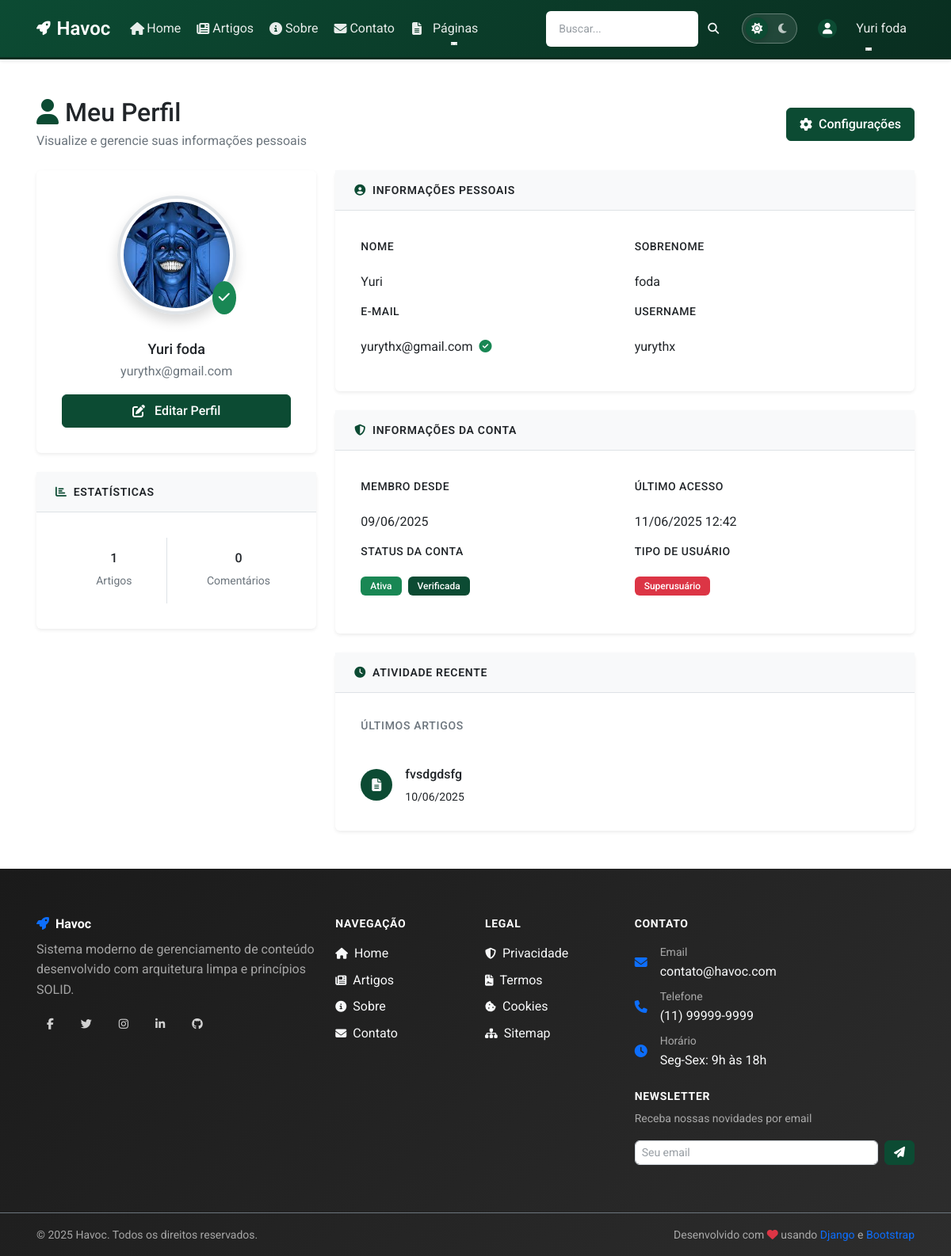
Page /accounts/perfil/ (signed in) on the earlier database version.
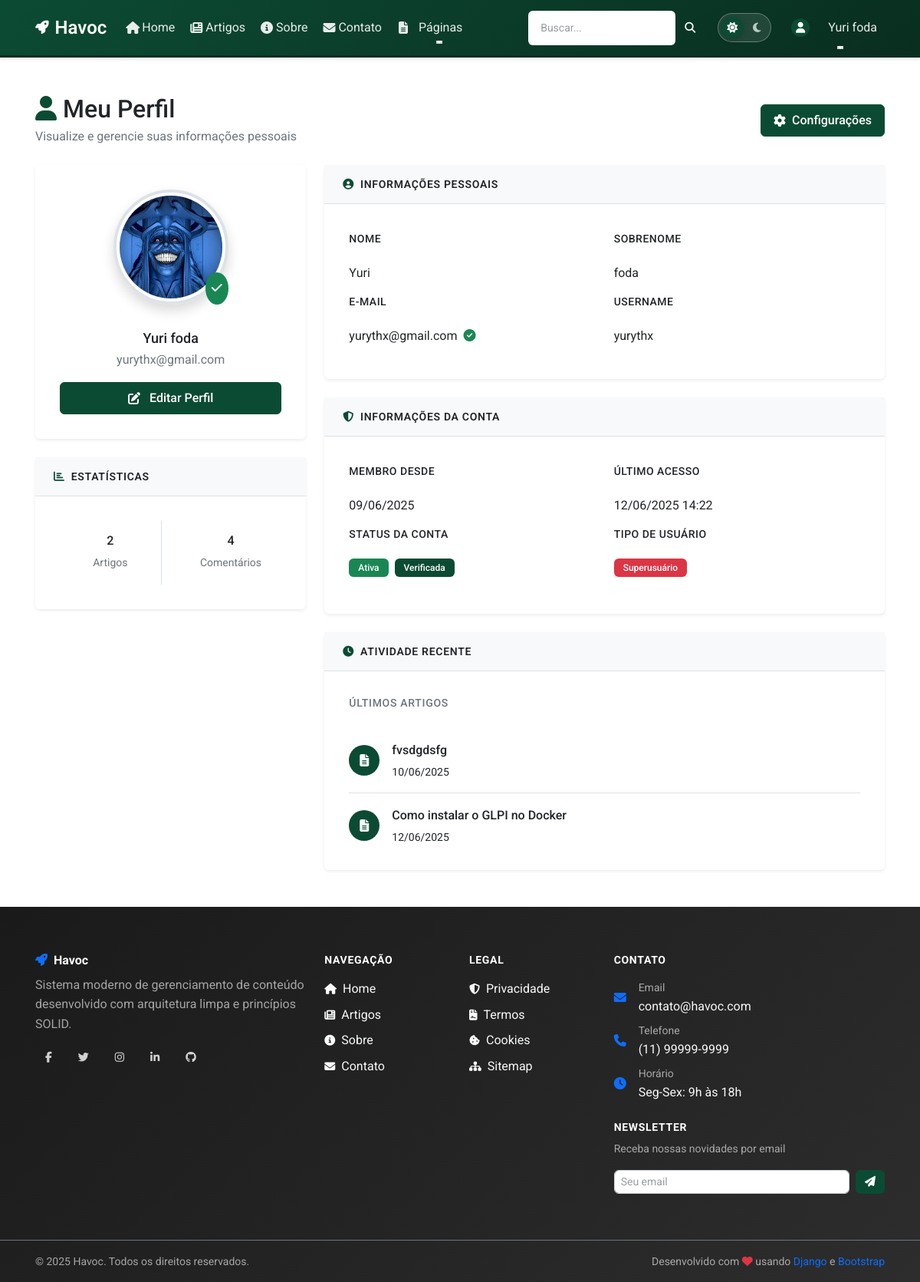
Same page on the later database version.
### apps/accounts/models/user.py (models this page shows, shortened)
class User(AbstractUser):
    email = models.EmailField(
        'endereço de email',
        unique=True,
        error_messages={
            'unique': "Já existe um usuário com este email.",
        }
    )
    is_verified = models.BooleanField(
        'verificado',
        default=False,
        help_text='Designa se o usuário verificou o email.'
    )
    slug = models.SlugField(
        'slug',
        max_length=100,
        unique=True,
        blank=True,
        help_text='Identificador único para URLs amigáveis'
    )
    avatar = models.ImageField(
        'avatar',
        upload_to=user_avatar_path,
        blank=True,
        null=True,
        help_text='Foto de perfil do usuário'
    )
    bio = models.TextField(
        'biografia',
        max_length=500,
        blank=True,
        help_text='Breve descrição sobre o usuário'
    )
    phone = models.CharField(
        'telefone',
        max_length=20,
        blank=True,
        help_text='Número de telefone do usuário'
    )
    birth_date = models.DateField(
        'data de nascimento',
        blank=True,
        null=True,
        help_text='Data de nascimento do usuário'
    )
    location = models.CharField(
        'localização',
        max_length=100,
        blank=True,
        help_text='Cidade/Estado do usuário'
    )
    objects = UserManager()
    USERNAME_FIELD = 'email'
    REQUIRED_FIELDS = ['username']
    class Meta:
        verbose_name = 'usuário'
        verbose_name_plural = 'usuários'
        ordering = ['-date_joined']
    def get_full_name(self):
        return f"{self.first_name} {self.last_name}".strip()
    def get_avatar_url(self):
        if self.avatar and hasattr(self.avatar, 'url'):
            return self.avatar.url
        return self.get_default_avatar()

### apps/articles/models/article.py (models this page shows, shortened)
class Article(models.Model):
    STATUS_CHOICES = [
        ('draft', 'Rascunho'),
        ('published', 'Publicado'),
        ('archived', 'Arquivado'),
        ('scheduled', 'Agendado'),
    ]
    title = models.CharField(
        'título',
        max_length=200,
        validators=[MinLengthValidator(5)],
        help_text='Título do artigo'
    )
    slug = models.SlugField(
        'slug',
        max_length=200,
        unique=True,
        help_text='URL amigável do artigo'
    )
    excerpt = models.TextField(
        'resumo',
        max_length=500,
        help_text='Resumo do artigo para listagens e SEO'
    )
    content = models.TextField(
        'conteúdo',
        help_text='Conteúdo completo do artigo'
    )
    featured_image = models.ImageField(
        'imagem destacada',
        upload_to='articles/images/',
        blank=True,
        help_text='Imagem principal do artigo'
    )
    featured_image_alt = models.CharField(
        'texto alternativo da imagem',
        max_length=200,
        blank=True,
        help_text='Texto alternativo para acessibilidade'
    )
    category = models.ForeignKey(
        'articles.Category',
        on_delete=models.SET_NULL,
        null=True,
        blank=True,
        related_name='articles',
        verbose_name='categoria',
        help_text='Categoria principal do artigo'
    )
    tags = models.ManyToManyField(
        'articles.Tag',
        blank=True,
        related_name='articles',
        verbose_name='tags',
        help_text='Tags relacionadas ao artigo'
    )
    status = models.CharField(
        'status',
        max_length=20,
        choices=STATUS_CHOICES,
        default='draft',
        help_text='Status de publicação do artigo'
    )
    is_featured = models.BooleanField(
        'artigo em destaque',
        default=False,
        help_text='Se o artigo deve aparecer em destaque'
    )
    allow_comments = models.BooleanField(
        'permitir comentários',
        default=True,
        help_text='Se o artigo permite comentários'
    )
    author = models.ForeignKey(
        User,
        on_delete=models.CASCADE,
        related_name='authored_articles',
        verbose_name='autor',
        help_text='Autor principal do artigo'
    )
    contributors = models.ManyToManyField(
        User,
        blank=True,
        related_name='contributed_articles',
        verbose_name='colaboradores',
        help_text='Outros colaboradores do artigo'
    )
    meta_title = models.CharField(
        'meta título',
        max_length=60,
        blank=True,
        help_text='Título para SEO (máximo 60 caracteres)'
    )
    meta_description = models.CharField(
        'meta descrição',
        max_length=160,
        blank=True,
        help_text='Descrição para SEO (máximo 160 caracteres)'
    )
    meta_keywords = models.CharField(
        'palavras-chave',
        max_length=255,
        blank=True,
        help_text='Palavras-chave separadas por vírgula'
    )
    created_at = models.DateTimeField(
        'criado em',
        auto_now_add=True
    )
    updated_at = models.DateTimeField(
        'atualizado em',
        auto_now=True
    )
    published_at = models.DateTimeField(
        'publicado em',
        null=True,
        blank=True,
        help_text='Data e hora de publicação'
    )
    scheduled_at = models.DateTimeField(
        'agendado para',
        null=True,
        blank=True,
        help_text='Data e hora para publicação automática'
    )
    view_count = models.PositiveIntegerField(
        'visualizações',
        default=0,
        help_text='Número de visualizações do artigo'
    )
    reading_time = models.PositiveIntegerField(
        'tempo de leitura',
        default=0,
        help_text='Tempo estimado de leitura em minutos'
    )
    class Meta:
        verbose_name = 'artigo'
        verbose_name_plural = 'artigos'
        ordering = ['-published_at', '-created_at']
        indexes = [
            models.Index(fields=['slug']),
            models.Index(fields=['status', 'published_at']),
            models.Index(fields=['author', '-published_at']),
            models.Index(fields=['category', '-published_at']),
            models.Index(fields=['is_featured', '-published_at']),
        ]
    def get_absolute_url(self):
        return reverse('articles:article_detail', kwargs={'slug': self.slug})

### apps/accounts/views/profile.py (the view)
# urls.py: path('perfil/', UserProfileView.as_view(), name='profile'),
class UserProfileView(LoginRequiredMixin, View):
    template_name = 'accounts/profile.html'
    login_url = '/accounts/login/'
    def get(self, request):
        user = request.user
        context = {
            'profile_user': user,
            'avatar_form': AvatarUpdateForm(instance=user),
        }
        return render(request, self.template_name, context)

### apps/accounts/templates/accounts/profile.html (shortened to what the changed rows need)
{% extends 'base.html' %}
{% load crispy_forms_tags %}
{% block content %}
<div class="container my-5">
    <div class="row mb-4">
        <div class="col-12">
            <div class="d-flex justify-content-between align-items-center">
                <div>
                    <h1 class="h2 mb-1 text-sans text-body">
                        <i class="fas fa-user me-2 text-django-green"></i>Meu Perfil
                    </h1>
                </div>
            </div>
        </div>
    </div>
    <div class="row">
        <div class="col-lg-4">
            <div class="card-django border-0 shadow-sm mb-4">
                <div class="card-body text-center profile-card-body">
                    <div class="profile-avatar-container">
                        <div class="position-relative d-inline-block">
                            <img src="{{ profile_user.get_avatar_url }}"
                                 alt="Avatar de {{ profile_user.get_full_name|default:profile_user.username }}"
                                 class="rounded-circle shadow avatar-xl">
                            {% if profile_user.is_verified %}
                                <span class="position-absolute bottom-0 end-0 bg-success rounded-circle p-2"
                                      data-bs-toggle="tooltip" title="Conta Verificada">
                                    <i class="fas fa-check text-light"></i>
                                </span>
                            {% endif %}
                        </div>
                    </div>
                    <h4 class="mb-1 text-sans text-body">
                        {{ profile_user.get_full_name|default:profile_user.username }}
                    </h4>
                    <p class="text-secondary mb-3 text-body">
                        {{ profile_user.email }}
                    </p>
                    <div class="d-grid gap-2">
                        <a href="{% url 'accounts:settings' %}" class="btn btn-primary">
                        </a>
                    </div>
                </div>
            </div>
            <div class="card-django border-0 shadow-sm">
                <div class="card-body profile-card-body p-0">
                    <div class="row g-0">
                        <div class="col-6">
                            <div class="profile-stats-item border-end">
                                <h5 class="text-django-green mb-1 text-sans text-body">
                                    {{ profile_user.authored_articles.count }}
                                </h5>
                                <small class="text-secondary">Artigos</small>
                            </div>
                        </div>
                        <div class="col-6">
                            <div class="profile-stats-item">
                                <h5 class="text-success mb-1 text-sans text-body">
                                    {{ profile_user.comments.count }}
                                </h5>
                                <small class="text-secondary">Comentários</small>
                            </div>
                        </div>
                    </div>
                </div>
            </div>
        </div>
        <div class="col-lg-8">
            <div class="card-django border-0 shadow-sm mb-4">
                <div class="card-body profile-card-body">
                    <div class="row">
                        <div class="col-md-6">
                            <div class="profile-info-item">
                                <label class="profile-info-label">Nome</label>
                                <div class="profile-info-value">
                                    {{ profile_user.first_name|default:"Não informado" }}
                                </div>
                            </div>
                        </div>
                        <div class="col-md-6">
                            <div class="profile-info-item">
                                <label class="profile-info-label">Sobrenome</label>
                                <div class="profile-info-value">
                                    {{ profile_user.last_name|default:"Não informado" }}
                                </div>
                            </div>
                        </div>
                        <div class="col-md-6">
                            <div class="profile-info-item">
                                <label class="profile-info-label">E-mail</label>
                                <div class="profile-info-value">
                                    {{ profile_user.email }}
                                    {% if profile_user.is_verified %}
                                        <i class="fas fa-check-circle text-success ms-2"
                                           data-bs-toggle="tooltip" title="E-mail verificado"></i>
                                    {% else %}
                                        <i class="fas fa-exclamation-circle text-warning ms-2"
                                           data-bs-toggle="tooltip" title="E-mail não verificado"></i>
                                    {% endif %}
                                </div>
                            </div>
                        </div>
                        <div class="col-md-6">
                            <div class="profile-info-item">
                                <label class="profile-info-label">Username</label>
                                <div class="profile-info-value">
                                    {{ profile_user.username }}
                                </div>
                            </div>
                        </div>
                    </div>
                </div>
            </div>
            <div class="card-django border-0 shadow-sm mb-4">
                <div class="card-body profile-card-body">
                    <div class="row">
                        <div class="col-md-6">
                            <div class="profile-info-item">
                                <label class="profile-info-label">Membro desde</label>
                                <div class="profile-info-value">
                                    {{ profile_user.date_joined|date:"d/m/Y" }}
                                </div>
                            </div>
                        </div>
                        <div class="col-md-6">
                            <div class="profile-info-item">
                                <label class="profile-info-label">Último acesso</label>
                                <div class="profile-info-value">
                                    {{ profile_user.last_login|date:"d/m/Y H:i"|default:"Nunca" }}
                                </div>
                            </div>
                        </div>
                    </div>
                </div>
            </div>
            <div class="card-django border-0 shadow-sm">
                <div class="card-body profile-card-body">
                    {% if profile_user.authored_articles.exists %}
                        {% for article in profile_user.authored_articles.all|slice:":3" %}
                            <div class="profile-activity-item d-flex align-items-center">
                                <div class="activity-icon bg-django-green text-light">
                                    <i class="fas fa-file-alt"></i>
                                </div>
                                <div class="profile-activity-content">
                                    <div class="profile-activity-title">
                                        <a href="{{ article.get_absolute_url }}" class="text-decoration-none text-body">
                                            {{ article.title }}
                                        </a>
                                    </div>
                                    <div class="profile-activity-meta">
                                        {{ article.created_at|date:"d/m/Y" }}
                                    </div>
                                </div>
                            </div>
                        {% endfor %}
                    {% else %}
                        <div class="text-center text-secondary py-4">
                            <i class="fas fa-file-alt fa-2x mb-3"></i>
                            <p class="mb-0 text-body">Nenhum artigo publicado ainda</p>
                        </div>
                    {% endif %}
                </div>
            </div>
        </div>
    </div>
</div>
{% endblock %}

### apps/pages/templates/includes/_nav.html (shortened to what the changed rows need)
{% load static %}
<nav class="navbar navbar-expand-lg navbar-django">
    <div class="container">
        <div class="collapse navbar-collapse" id="navbarNav">
            <ul class="navbar-nav align-items-center">
                {% if user.is_authenticated %}
                    <li class="nav-item dropdown">
                        <a class="nav-link dropdown-toggle d-flex align-items-center" href="#" id="userDropdown" role="button"
                           data-bs-toggle="dropdown" aria-expanded="false" aria-label="Menu do usuário">
                            <div class="avatar-sm me-2">
                                <div class="bg-django-green rounded-circle d-flex align-items-center justify-content-center" style="width: 24px; height: 24px;">
                                    <i class="fas fa-user text-white small"></i>
                                </div>
                            </div>
                            <span class="d-none d-md-inline">{{ user.get_full_name|default:user.username }}</span>
                        </a>
                    </li>
                {% endif %}
            </ul>
        </div>
    </div>
</nav>

Differences in the rows shown:
changed User "Yuri foda": authored_articles.count "1" → "2"; comments.count "0" → "4"; last_login "11/06/2025 12:42" → "12/06/2025 14:22"
added Article: title "Como instalar o GLPI no Docker", created_at "12/06/2025"
